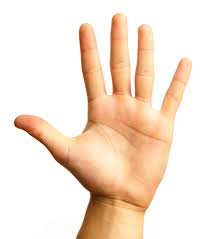
#> input picture Images/input4.jpg, 211 x 239 px, found by its file name
$ python code.py
#> lines starting #> are read from the running program, lines starting #| are printed output that depends on the picture; after the words box and inside, x2 and y2 are one past the last pixel; in counts of white or black regions, pixels touching at a corner belong together
import cv2 as cv
import numpy as np

img = cv.imread('Images\input4.jpg')
#> img is the input picture: shape (239, 211, 3); mean B, G, R 210.1, 226.6, 245.3
cv.imshow('palm image',img)
cv.waitKey()

hsvim = cv.cvtColor(img, cv.COLOR_BGR2HSV)
#> hsvim: shape (239, 211, 3); mean H, S, V 15.7, 41.5, 245.6
lower = np.array([0, 40, 80], dtype = "uint8")
upper = np.array([20, 255, 255], dtype = "uint8")
skinRegionHSV = cv.inRange(hsvim, lower, upper)
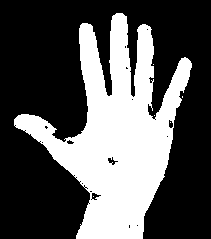
#> skinRegionHSV: shape (239, 211); 34.4% white; 6 white regions (5 under 20 px), largest, box (x1, y1, x2, y2) and area: (14, 13, 192, 239) 17353
blurred = cv.blur(skinRegionHSV, (2,2))
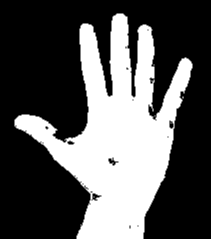
#> blurred: shape (239, 211); min 0, max 255, mean 87.6
ret,thresh = cv.threshold(blurred,0,255,cv.THRESH_BINARY)
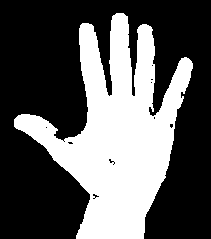
#> thresh: shape (239, 211); 35.9% white; 1 white region
cv.imshow("thresh", thresh)
cv.waitKey()

contours, hierarchy = cv.findContours(thresh, cv.RETR_TREE, cv.CHAIN_APPROX_SIMPLE)
#> contours = 14 contours, 13 with area under 20; largest, box (x1, y1, x2, y2) and area: (14, 13, 193, 239) 17626
contours = max(contours, key=lambda x: cv.contourArea(x))
#> contours = contour of 437 points, box (x1, y1, x2, y2) (14, 13, 193, 239), area 17626
cv.drawContours(img, [contours], -1, (255,255,0), 2)
cv.imshow("contours", img)
cv.waitKey()

hull = cv.convexHull(contours)
#> hull = contour of 16 points, box (x1, y1, x2, y2) (14, 13, 193, 239), area 27250
cv.drawContours(img, [hull], -1, (0, 255, 255), 2)
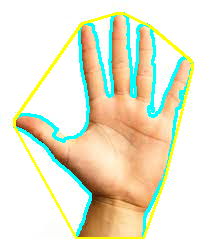
#> img: shape (239, 211, 3); mean B, G, R 206.6, 230.1, 230.9
cv.imshow("hull", img)
cv.waitKey()

hull = cv.convexHull(contours, returnPoints=False)
#> hull = [436, 397, 393, 298, 297, 295, 294, 290, 234, 198, 197, 136, 135, 53, 52, 0]
defects = cv.convexityDefects(contours, hull)
#> defects = [[0, 52, 19, 19879], [53, 135, 82, 16137], [136, 197, 171, 8591], [198, 234, 203, 1603], [234, 290, 275, 1552], [290, 294, 291, 333], [295, 297, 296, 114], [298, 393, 354, 17428], [393, 397, 394, 114], [397, 436, 418, 18064]]

# calculate the number of open fingers
if defects is not None:
    cnt = 0
for i in range(defects.shape[0]):  # calculate the angle
    s, e, f, d = defects[i][0]
    start = tuple(contours[s][0])
    end = tuple(contours[e][0])
    far = tuple(contours[f][0])
    a = np.sqrt((end[0] - start[0]) ** 2 + (end[1] - start[1]) ** 2)
    b = np.sqrt((far[0] - start[0]) ** 2 + (far[1] - start[1]) ** 2)
    c = np.sqrt((end[0] - far[0]) ** 2 + (end[1] - far[1]) ** 2)
    angle = np.arccos((b ** 2 + c ** 2 - a ** 2) / (2 * b * c))  #      cosine theorem
    if angle <= np.pi / 2:  # angle less than 90 degree, treat as fingers
        cnt += 1
        cv.circle(img, far, 4, [0, 0, 255], -1)
#> this loop made 10 passes
#> (s, e, f, d, start, end, far, a) on passes 1 to 10: (0, 52, 19, 19879, (116, 13), (82, 23), (109, 96), 35.44), (53, 135, 82, 16137, (80, 25), (14, 119), (84, 129), 114.9), (136, 197, 171, 8591, (14, 126), (76, 238), (90, 194), 128), (198, 234, 203, 1603, (143, 238), (165, 177), (145, 214), 64.85), (234, 290, 275, 1552, (165, 177), (190, 77), (180, 92), 103.1), (290, 294, 291, 333, (190, 77), (192, 68), (190, 71), 9.22), (295, 297, 296, 114, (192, 63), (191, 61), (191, 62), 2.24), (298, 393, 354, 17428, (188, 58), (150, 26), (150, 115), 49.68), (393, 397, 394, 114, (150, 26), (146, 24), (149, 26), 4.47), (397, 436, 418, 18064, (146, 24), (123, 13), (133, 96), 25.5)
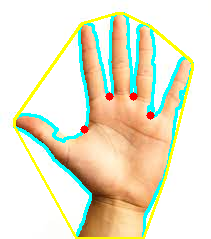
#> img: shape (239, 211, 3); 0.39% of pixels changed, all inside (x1, y1, x2, y2) = (80, 92, 155, 134)
#> after the loop, cnt = 4
if cnt > 0:
    cnt = cnt+1
#> cnt = 5
cv.putText(img, str(cnt), (0, 50), cv.FONT_HERSHEY_SIMPLEX,1, (255, 0, 0) , 2, cv.LINE_AA)
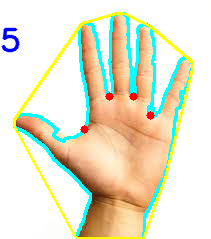
#> img: shape (239, 211, 3); 0.56% of pixels changed, all inside (x1, y1, x2, y2) = (1, 27, 20, 53)

cv.imwrite("Images\output4.jpg", img)
cv.imshow('final_result',img)
cv.waitKey()

$ run again, with Images/input2.jpg copied over Images/input4.jpg
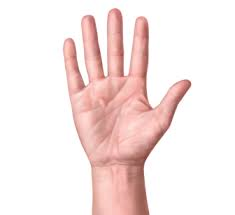
#> input picture Images/input2.jpg, 235 x 215 px, found by its file name
#> img is the input picture: shape (215, 235, 3); mean B, G, R 228.8, 230.8, 246.3
#> hsvim: shape (215, 235, 3); mean H, S, V 11.8, 20.6, 246.5
#> `skinRegionHSV = cv.inRange(hsvim, lower, upper)`:
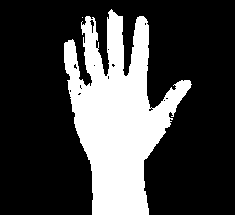
#> skinRegionHSV: shape (215, 235); 26.5% white; 2 white regions (1 under 20 px), largest, box (x1, y1, x2, y2) and area: (64, 9, 192, 215) 13411
#> thresh: shape (215, 235); 27.8% white; 2 white regions (1 under 20 px)
#> `contours, hierarchy = cv.findContours(thresh, cv.RETR_TREE, cv.CHAIN_A..`: contours = 9 contours, 8 with area under 20; largest, box (x1, y1, x2, y2) and area: (64, 9, 193, 215) 13597
#> `contours = max(contours, key=lambda x: cv.contourArea(x))`: contours = contour of 346 points, box (x1, y1, x2, y2) (64, 9, 193, 215), area 13597
#> `hull = cv.convexHull(contours)`: hull = contour of 16 points, box (x1, y1, x2, y2) (64, 9, 193, 215), area 18914
#> `hull = cv.convexHull(contours, returnPoints=False)`: hull = [345, 303, 302, 251, 249, 248, 182, 181, 146, 133, 120, 118, 117, 46, 45, 0]
#> defects = [[0, 45, 20, 16172], [46, 117, 84, 11850], [118, 120, 119, 217], [120, 133, 127, 1000], [133, 146, 143, 697], [146, 181, 174, 2209], [182, 248, 196, 5505], [249, 251, 250, 162], [251, 302, 283, 12264], [303, 345, 328, 15990]]
#> the loop `for i in range(defects.shape[0]):` made 10 passes
#> (s, e, f, d, start, end, far, a) on passes 1 to 7: (0, 45, 20, 16172, (111, 9), (86, 16), (106, 76), 25.96), (46, 117, 84, 11850, (85, 17), (64, 43), (92, 82), 33.42), (118, 120, 119, 217, (64, 63), (65, 70), (65, 64), 7.07), (120, 133, 127, 1000, (65, 70), (68, 90), (70, 77), 20.22), (133, 146, 143, 697, (68, 90), (74, 124), (75, 114), 34.53), (146, 181, 174, 2209, (74, 124), (92, 214), (91, 165), 91.78), (182, 248, 196, 5505, (149, 214), (192, 85), (144, 161), 136)
#> after the loop `for i in range(defects.shape[0]):`: cnt = 4
#> `cnt = cnt+1`: cnt = 5
#> `cv.putText(img, str(cnt), (0, 50), cv.FONT_HERSHEY_SIMPLEX,1, (255, 0,..`:
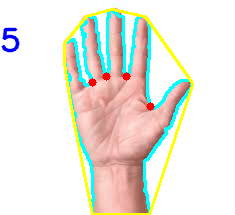
#> img: shape (215, 235, 3); mean B, G, R 223.9, 232.6, 234.6

$ run again, with Images/input5.jpg copied over Images/input4.jpg
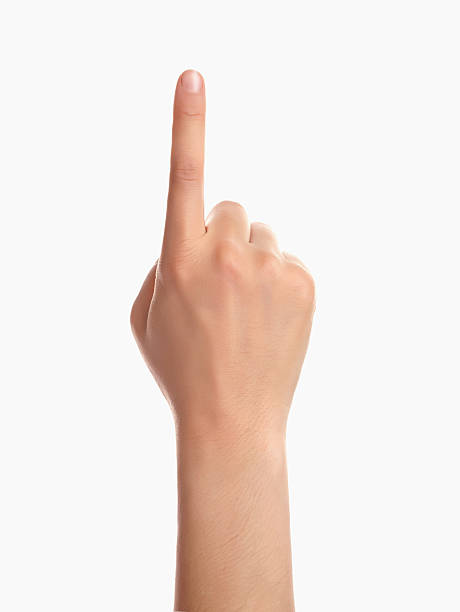
#> input picture Images/input5.jpg, 460 x 612 px, found by its file name
#> img is the input picture: shape (612, 460, 3); mean B, G, R 225.4, 230.8, 241.5
#> hsvim: shape (612, 460, 3); mean H, S, V 3.1, 19.8, 241.5
#> `skinRegionHSV = cv.inRange(hsvim, lower, upper)`:
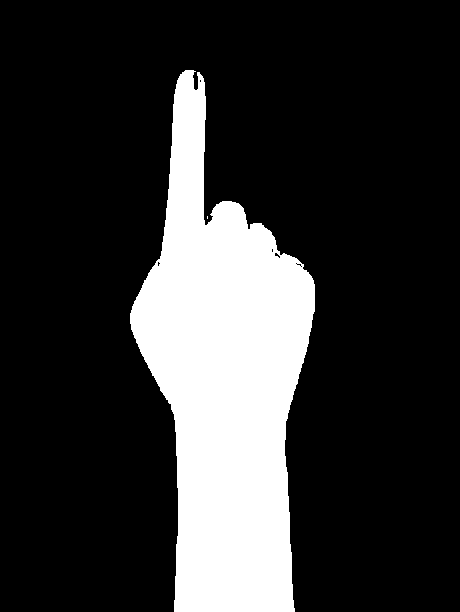
#> skinRegionHSV: shape (612, 460); 20.2% white; 2 white regions (1 under 20 px), largest, box (x1, y1, x2, y2) and area: (130, 70, 315, 612) 56725
#> thresh: shape (612, 460); 20.4% white; 2 white regions (1 under 20 px)
#> `contours, hierarchy = cv.findContours(thresh, cv.RETR_TREE, cv.CHAIN_A..`: contours = 4 contours, 2 with area under 20; largest, box (x1, y1, x2, y2) and area: (130, 70, 316, 612) 56813, (193, 72, 199, 91) 64
#> `contours = max(contours, key=lambda x: cv.contourArea(x))`: contours = contour of 357 points, box (x1, y1, x2, y2) (130, 70, 316, 612), area 56813
#> `hull = cv.convexHull(contours)`: hull = contour of 16 points, box (x1, y1, x2, y2) (130, 70, 316, 612), area 72628
#> `hull = cv.convexHull(contours, returnPoints=False)`: hull = [356, 352, 350, 255, 251, 249, 248, 172, 171, 89, 88, 13, 11, 5, 2, 0]
#> defects = [[0, 2, 1, 142], [2, 5, 3, 181], [5, 11, 6, 114], [11, 13, 12, 186], [13, 88, 44, 4856], [89, 171, 156, 7624], [172, 248, 195, 5528], [249, 251, 250, 186], [251, 255, 252, 114], [255, 350, 337, 17682], [350, 352, 351, 154], [352, 356, 353, 243]]
#> the loop `for i in range(defects.shape[0]):` made 12 passes
#> (s, e, f, d, start, end, far, a) on passes 1 to 7: (0, 2, 1, 142, (185, 70), (182, 72), (183, 72), 3.61), (2, 5, 3, 181, (182, 72), (180, 74), (182, 73), 2.83), (5, 11, 6, 114, (180, 74), (177, 80), (180, 75), 6.71), (11, 13, 12, 186, (177, 80), (176, 84), (177, 83), 4.12), (13, 88, 44, 4856, (176, 84), (130, 313), (161, 255), 233.6), (89, 171, 156, 7624, (130, 324), (174, 611), (175, 421), 290.4), (172, 248, 195, 5528, (295, 611), (315, 312), (286, 422), 299.7)
#> after the loop `for i in range(defects.shape[0]):`: cnt = 0
#> `cv.putText(img, str(cnt), (0, 50), cv.FONT_HERSHEY_SIMPLEX,1, (255, 0,..`:
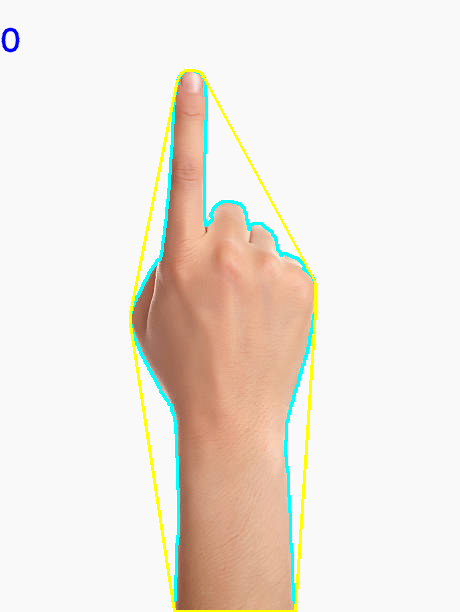
#> img: shape (612, 460, 3); mean B, G, R 223.3, 231.5, 238.6
